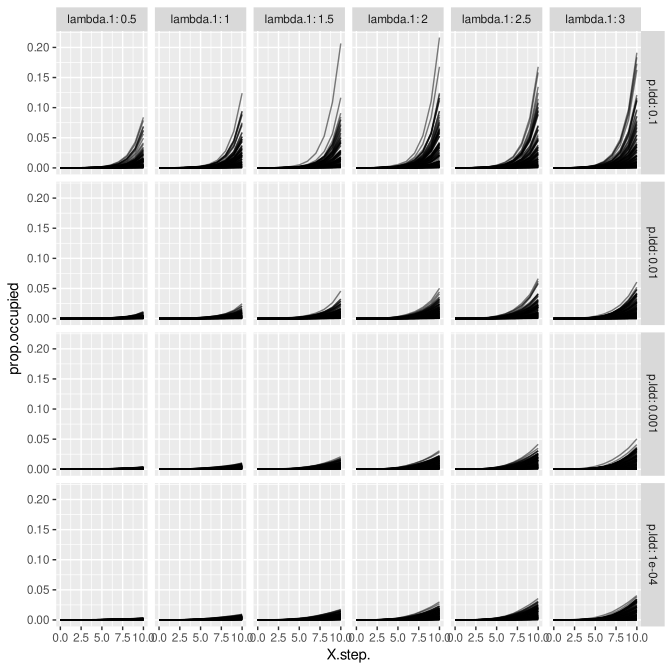

R code for this plot:
library(dplyr)
library(ggplot2)

setwd('~/Documents/code/working/wasps/output')
wasps <- read.csv("wasps experiment-base-1-table.csv", skip=6)

wasps <- select(wasps, 1:5,21:23)
svg("invasion-by-lambda-pldd.svg")
ggplot(wasps) + 
  geom_bin2d(aes(x=X.step., y=prop.occupied), bins=10) + 
  scale_fill_distiller(palette='Reds', direction=1) + 
  facet_grid(p.ldd ~ lambda.1, labeller=label_both, as.table=FALSE)
dev.off()


##

library(dplyr)
library(ggplot2)

setwd('~/Documents/wasps/output/')
wasps <- read.csv("wasps experiment-nozero-table.csv", skip=6)

wasps <- select(wasps, 1:5,11, 21:23)
svg("invasion-by-lambda-pldd.svg")
ggplot(wasps) + 
  geom_bin2d(aes(x=X.step., y=prop.occupied), bins=10) + 
  scale_fill_distiller(palette='Reds', direction=1) + 
  facet_grid(p.ldd ~ lambda.1, labeller=label_both, as.table=FALSE)

ggplot(wasps) + 
  geom_line(aes(x=X.step., y=prop.occupied, group = X.run.number.)) + 
  facet_grid(p.ldd ~ lambda.1, labeller=label_both, as.table=FALSE)


dev.off()


##

library(dplyr)
library(ggplot2)

setwd('~/Documents/code/working/wasps/output/')
wasps <- read.csv("wasps experiment-nozero-table.csv", skip=6)

wasps <- select(wasps, 1:5,11, 15, 21:23)

wasps.t <- wasps %>% 
  group_by(X.run.number., r.mean) %>%
  summarise_at('X.step.', max) %>%
  merge(wasps) %>%
  filter(total.pop > 0) %>%
  mutate(P.LDD = as.factor(p.ldd),
         R.MEAN = as.factor(r.mean))

svg("time-series-by-lambda-pldd.svg")
ggplot(wasps, aes(x=X.step., y=prop.occupied, color=r.mean)) + 
  geom_line(aes(group=X.run.number.), lwd=.2, alpha=0.35) + 
  xlim(0, 50) + ylim(0, 1) +
  scale_color_viridis_c(option='D') + 
  facet_grid(p.ldd ~ lambda.1, labeller=label_both, as.table=FALSE)
dev.off()

svg("time-to-95-by-lambda-pldd.svg")
ggplot(wasps.t) + 
  geom_smooth(aes(x=lambda.1, y=X.step., group=p.ldd, color=P.LDD)) +
  scale_color_viridis_d(option='C', direction=-1) +
  facet_wrap(vars(r.mean), nrow=1, labeller=label_both)
dev.off()


##

library(dplyr)
library(ggplot2)

setwd('~/Documents/code/working/wasps/output/')
wasps <- read.csv("control-by-lambda-pldd.csv", skip=6)

wasps.sel <- select(wasps, 1:2, 11, 21:23)

wasps.start.pop <- wasps.sel %>%
  filter(X.step. == 0) %>%
  select('X.run.number.', 'total.pop') %>%
  rename(initial.pop = total.pop)

wasps.sel <- wasps.sel %>% 
  merge(wasps.start.pop, all.x=TRUE) %>%
  mutate(relative.pop = total.pop / initial.pop)

#svg("time-series-by-lambda-pldd.svg")
ggplot(wasps.sel, aes(x=X.step.)) + 
  geom_line(aes(y=prop.occupied, group=X.run.number., colour='Occupied area')) +
  geom_line(aes(y=relative.pop, group=X.run.number., colour='Population')) +
  labs(x = 'Time, years', y='Fraction of maximum', colour='Parameter') + 
  facet_grid(p.ldd ~ lambda.1, labeller=label_both, as.table=FALSE)

#dev.off()



